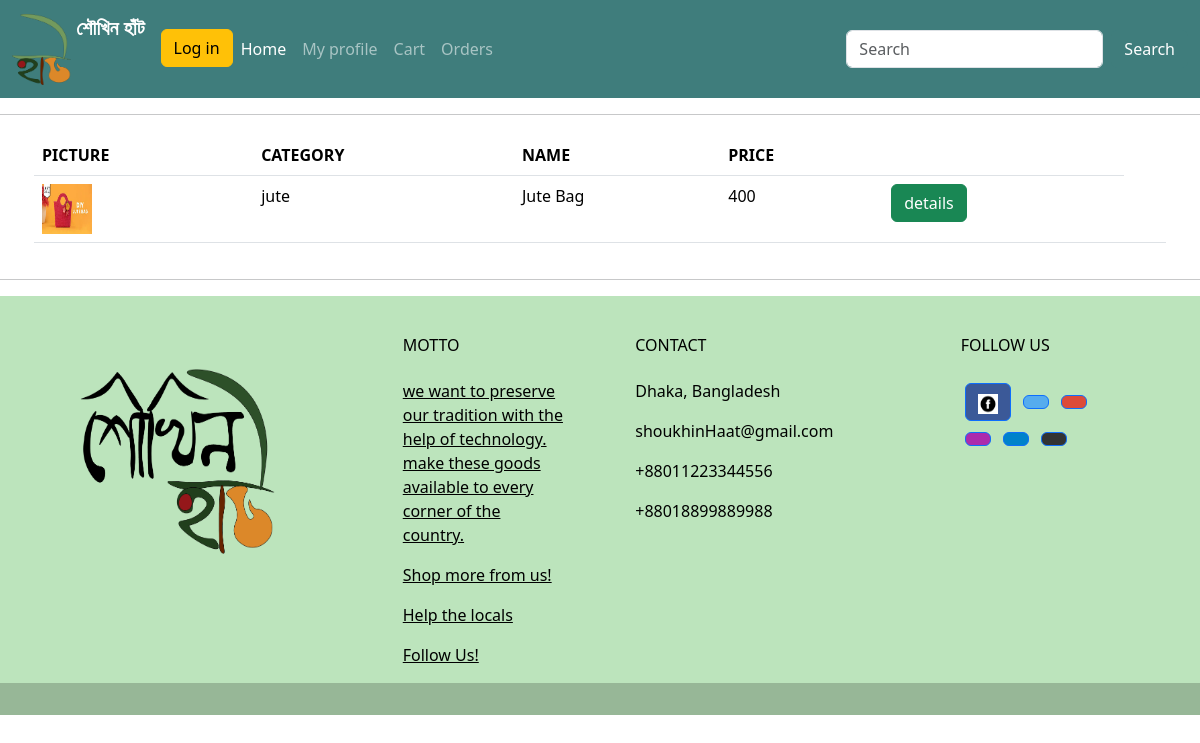
/category_jute/, run on the app's committed database.
### shoukhin/models.py (models this page shows, shortened)
class product(models.Model):
    CATEGORY_CHOICES = CATEGORY_CHOICES = [
        ('jute', 'Jute'),
        ('clothing', 'Clothing'),
        ('jewellery', 'Jewellery'),
        ('food', 'Food'),
        ('home_decor', 'Home Decor'),
        ('pottery', 'Pottery'),
        ('nakshi_kantha', 'Nakshi Kantha'),
        ('others', 'Others'),
    ]
    name = models.CharField(max_length=200)
    price = models.IntegerField()
    description = models.TextField(blank=True,null=True)
    measurements = models.CharField(max_length=300)
    category = models.CharField(max_length=100, choices=CATEGORY_CHOICES, default='others')
    image = models.ImageField(upload_to='static/images', blank=True, null=True, default='static/images/default_no_img.jfif')
    stock = models.IntegerField(default=0)

### shoukhin/views.py (the view)
# urls.py: path('category_jute/',s_view.category_jute, name='category_jute'),
def category_jute(request):
    pro = product.objects.all()
    context={
        'product':pro,
    }
    return  render(request,template_name='body/category_jute.html',context=context)

### shoukhin/template/body/category_jute.html (shortened to what this page needs)
{% extends 'body/main.html' %}
{% load static %}
{% block content %}
<table class="table">
  <thead class="thead-dark">
    <tr>
      <th scope="col">PICTURE</th>
      <th scope="col">CATEGORY</th>
      <th scope="col">NAME</th>
      <th scope="col">PRICE</th>
      <th> </th>
    </tr>
  </thead>
  <tbody>
  {% for p in product %}
    {% if p.category == 'jute' %}
    <tr>
      <td><img src = "{{p.image.url}}" style="height:50px ; width:50px"></td>
      <td>{{p.category}}</td>
      <td>{{p.name}}</td>
      <td>{{p.price}}</td>
      <td><a href="{% url 'view_product' p.id %}" class="btn btn-success ">details</a></td>
      <td>
      </td>
    </tr>
   {% endif %}
  {% endfor %}
  </tbody>
</table>
{% endblock %}

### data on the page
product: image (picture), category "jute", name "Jute Bag", price "400"
